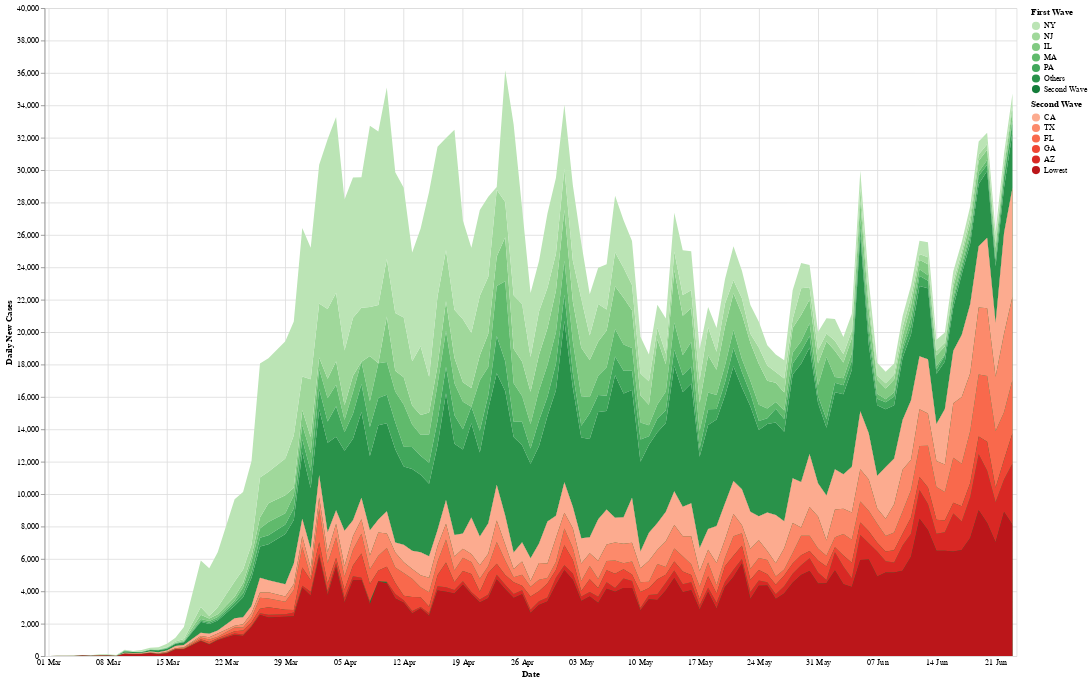

The cell this chart's notebook holds for it:
### Code cell
root=state_data('US')
source = root[root['Date'] == root.Date.max()]
for var in source['State'].unique():
    values = root[root['State'] == var].sort_values('Date').tail(21)[['Confirmed', 'Confirmed_New']]
    slope, intercept, r_value, p_value, std_err = stats.linregress(values.Confirmed, values.Confirmed_New)
    source.loc[source['State'] == var, 'Slope'] = 'Positive' if slope > 0 else 'Negative'
source = source[['State', 'Slope']]
data = root.merge(source, how='left', on='State')

data = data.drop(data[data['Date'] == '03-28-2020'].index)
data = data.drop(data[data['Date'] == '03-22-2020'].index)
data = data.drop(data[data['Date'] == '03-18-2020'].index)
data = data[data['Date'] >= '03-01-2020']

limit=5

# Negative wave
neg = data[data.Slope == 'Negative']
neg_order = neg[neg.Date == neg.Date.max()][['State', 'Confirmed']]
neg_order = neg_order.append(pnd.DataFrame(data={'State': ['Others', 'Second Wave'], 'Confirmed': [1, 0]}), ignore_index=True)
neg_order = neg_order.sort_values('Confirmed', ascending=False)
neg_top = neg_order['State'].values.tolist()
nd = neg[neg['State'].isin(neg_top[:limit])]
others = neg[neg['State'].isin(neg_top[limit:])].groupby('Date', as_index=False).sum()
others.insert(0, 'State', 'Others')
nd = nd.append(others, ignore_index=True)

pos = data[data.Slope == 'Positive']
# Transparent lower part
pos_agg = pos.groupby('Date', as_index=False).sum()
pos_agg.insert(0, 'State', 'Second Wave')
nd = nd.append(pos_agg, ignore_index=True)

neg_selection = alt.selection_multi(fields=['State'], bind='legend')
neg_chart = alt.Chart(nd).mark_area().encode(
        alt.X('Date:T', axis=alt.Axis(domain=False, format='%d %b', tickSize=0)),
        alt.Y('Confirmed_New:Q', axis=alt.Axis(title='Daily New Cases'), scale=alt.Scale(domain=(0, 40000))),
        alt.Color('State:N', scale=alt.Scale(scheme='greens'), sort=neg_top[:limit], title='First Wave'),
        order=alt.Order('sort:Q'),
        opacity=alt.condition(neg_selection, alt.value(1), alt.value(0.3)),
        tooltip=alt.Tooltip(['Date:T', 'State', 'Confirmed_New'])
    ).transform_lookup(
        lookup='State',
        from_=alt.LookupData(neg_order, 'State', ['Confirmed']),
        as_=['sort']
    ).add_selection(neg_selection)

# Positive wave
pos_order = pos[pos.Date == neg.Date.max()].sort_values('Confirmed', ascending=False)
pos_top = pos_order['State'].values.tolist()
pd = pos[pos['State'].isin(pos_top[:limit])]
others = pos[pos['State'].isin(pos_top[limit:])].groupby('Date', as_index=False).sum()
others.insert(0, 'State', 'Lowest')
pd = pd.append(others, ignore_index=True)

pos_selection = alt.selection_multi(fields=['State'], bind='legend')
pos_chart = alt.Chart(pd).mark_area().encode(
        alt.X('Date:T', axis=alt.Axis(domain=False, format='%d %b', tickSize=0)),
        alt.Y('Confirmed_New:Q', axis=alt.Axis(title='Daily New Cases')),
        alt.Color('State:N', scale=alt.Scale(scheme='reds'), sort=pos_top[:limit], title='Second Wave'),
        order=alt.Order('sort:Q'),
        opacity=alt.condition(pos_selection, alt.value(1), alt.value(0.3)),
        tooltip=alt.Tooltip(['Date:T', 'State', 'Confirmed_New'])
    ).transform_lookup(
        lookup='State',
        from_=alt.LookupData(pos_order, 'State', ['Confirmed']),
        as_=['sort']
    ).add_selection(pos_selection)

# Ratio of Postitive and Negative
ratios = data.groupby(['Date', 'Slope'], as_index=False).sum()[['Date', 'Slope', 'Confirmed_New']]
ratios = ratios.pivot_table(index='Date', columns='Slope', values='Confirmed_New', aggfunc=np.sum)
ratios['Negative_Pct'] = ratios.Negative /(ratios.Negative + ratios.Positive) * 100
ratios['Positive_Pct'] = ratios.Positive /(ratios.Negative + ratios.Positive) * 100
ratios.reset_index(level=0, inplace=True)
agg = ratios.melt(id_vars=['Date'], value_vars=['Positive', 'Negative'], var_name='Slope', value_name='Confirmed_New')
agg_pct = ratios.melt(id_vars=['Date'], value_vars=['Positive_Pct', 'Negative_Pct'], var_name='Slope', value_name='Percent')
agg_pct['Slope'].replace({'Positive_Pct': 'Positive', 'Negative_Pct': 'Negative'}, inplace=True)
agg = agg.merge(agg_pct, on=['Date', 'Slope'])

selection = alt.selection_single(fields=['Date'], empty='none', nearest=True, on='mouseover')

bar = alt.Chart(agg).mark_bar().encode(
    alt.X('Date:T'),
    alt.Y('Confirmed_New:Q', stack='zero'),
    alt.Color('Slope:N', scale=alt.Scale(domain=['Positive', 'Negative'], range=['white', 'black']), legend=None),
    size=alt.condition(selection, alt.value(2), alt.value(0))
).add_selection(selection)

text = alt.Chart(agg).mark_text(dx=-15, dy=10, color='red').encode(
    alt.X('Date:T'),
    alt.Y('Confirmed_New:Q', stack='zero'),
    alt.Color('Slope:N', scale=alt.Scale(domain=['Positive', 'Negative'], range=['white', 'black']), legend=None),
    text=alt.Text('label:N'),
    size=alt.condition(selection, alt.value(12), alt.value(0))
).transform_calculate(label=f'format(datum.Percent, ".0f") + "%"')

(neg_chart + pos_chart + bar + text).properties(width=1200, height=800).resolve_scale(color='independent').save('wave.html')
(neg_chart + pos_chart + bar + text).properties(width=1200, height=800).resolve_scale(color='independent').interactive()#.properties(width=608, height=385).save('wave.png', scale_factor=3.0)

### Figure 1 — Vega-Lite specification as saved in the notebook (floating-point values rounded to 4 significant figures; data arrays with more than 128 entries replaced by an {"elided": "..."} marker saying what was removed)
{"config": {"view": {"continuousWidth": 400, "continuousHeight": 300}}, "layer": [{"data": {"name": "data-257c80699a11f82c74a33ac68495e4f8"}, "mark": "area", "encoding": {"color": {"type": "nominal", "field": "State", "scale": {"scheme": "greens"}, "sort": ["NY", "NJ", "IL", "MA", "PA"], "title": "First Wave"}, "opacity": {"condition": {"value": 1, "selection": "selector001"}, "value": 0.3}, "order": {"type": "quantitative", "field": "sort"}, "tooltip": [{"type": "temporal", "field": "Date"}, {"type": "nominal", "field": "State"}, {"type": "quantitative", "field": "Confirmed_New"}], "x": {"type": "temporal", "axis": {"domain": false, "format": "%d %b", "tickSize": 0}, "field": "Date"}, "y": {"type": "quantitative", "axis": {"title": "Daily New Cases"}, "field": "Confirmed_New", "scale": {"domain": [0, 40000]}}}, "selection": {"selector001": {"type": "multi", "fields": ["State"], "bind": "legend"}, "selector004": {"type": "interval", "bind": "scales", "encodings": ["x", "y"]}}, "transform": [{"lookup": "State", "as": ["sort"], "from": {"data": {"name": "data-a618db27ab35518257a52a2989cf1004"}, "key": "State", "fields": ["Confirmed"]}}]}, {"data": {"name": "data-ae57110411640f7f9205d9954f403b45"}, "mark": "area", "encoding": {"color": {"type": "nominal", "field": "State", "scale": {"scheme": "reds"}, "sort": ["CA", "TX", "FL", "GA", "AZ"], "title": "Second Wave"}, "opacity": {"condition": {"value": 1, "selection": "selector002"}, "value": 0.3}, "order": {"type": "quantitative", "field": "sort"}, "tooltip": [{"type": "temporal", "field": "Date"}, {"type": "nominal", "field": "State"}, {"type": "quantitative", "field": "Confirmed_New"}], "x": {"type": "temporal", "axis": {"domain": false, "format": "%d %b", "tickSize": 0}, "field": "Date"}, "y": {"type": "quantitative", "axis": {"title": "Daily New Cases"}, "field": "Confirmed_New"}}, "selection": {"selector002": {"type": "multi", "fields": ["State"], "bind": "legend"}}, "transform": [{"lookup": "State", "as": ["sort"], "from": {"data": {"name": "data-07663fc3d26e1fe50ea80a0f5b1d8b39"}, "key": "State", "fields": ["Confirmed"]}}]}, {"data": {"name": "data-96d81f6e59236ac5f8cf6ff19969ecd8"}, "mark": "bar", "encoding": {"color": {"type": "nominal", "field": "Slope", "legend": null, "scale": {"domain": ["Positive", "Negative"], "range": ["white", "black"]}}, "size": {"condition": {"value": 2, "selection": "selector003"}, "value": 0}, "x": {"type": "temporal", "field": "Date"}, "y": {"type": "quantitative", "field": "Confirmed_New", "stack": "zero"}}, "selection": {"selector003": {"type": "single", "fields": ["Date"], "empty": "none", "nearest": true, "on": "mouseover"}}}, {"data": {"name": "data-96d81f6e59236ac5f8cf6ff19969ecd8"}, "mark": {"type": "text", "color": "red", "dx": -15, "dy": 10}, "encoding": {"color": {"type": "nominal", "field": "Slope", "legend": null, "scale": {"domain": ["Positive", "Negative"], "range": ["white", "black"]}}, "size": {"condition": {"value": 12, "selection": "selector003"}, "value": 0}, "text": {"type": "nominal", "field": "label"}, "x": {"type": "temporal", "field": "Date"}, "y": {"type": "quantitative", "field": "Confirmed_New", "stack": "zero"}}, "transform": [{"calculate": "format(datum.Percent, \".0f\") + \"%\"", "as": "label"}]}], "height": 800, "resolve": {"scale": {"color": "independent"}}, "width": 1200, "$schema": "https://vega.github.io/schema/vega-lite/v4.0.2.json", "datasets": {"data-257c80699a11f82c74a33ac68495e4f8": {"elided": "774 records"}, "data-a618db27ab35518257a52a2989cf1004": [{"State": "NY", "Confirmed": 389100.0}, {"State": "NJ", "Confirmed": 169700.0}, {"State": "IL", "Confirmed": 137800.0}, {"State": "MA", "Confirmed": 107400.0}, {"State": "PA", "Confirmed": 87210.0}, {"State": "MI", "Confirmed": 68200.0}, {"State": "MD", "Confirmed": 65010.0}, {"State": "VA", "Confirmed": 58990.0}, {"State": "CT", "Confirmed": 45900.0}, {"State": "IN", "Confirmed": 42870.0}, {"State": "MN", "Confirmed": 33470.0}, {"State": "CO", "Confirmed": 30880.0}, {"State": "IA", "Confirmed": 26470.0}, {"State": "WI", "Confirmed": 25330.0}, {"State": "NE", "Confirmed": 18100.0}, {"State": "RI", "Confirmed": 16530.0}, {"State": "KY", "Confirmed": 14140.0}, {"State": "NM", "Confirmed": 10840.0}, {"State": "DC", "Confirmed": 10090.0}, {"State": "PR", "Confirmed": 6685.0}, {"State": "SD", "Confirmed": 6353.0}, {"State": "NH", "Confirmed": 5571.0}, {"State": "ND", "Confirmed": 3320.0}, {"State": "ME", "Confirmed": 2996.0}, {"State": "VT", "Confirmed": 1164.0}, {"State": "AK", "Confirmed": 760.0}, {"State": "Cruise Ship", "Confirmed": 152.0}, {"State": "MP", "Confirmed": 30.0}, {"State": "Others", "Confirmed": 1.0}, {"State": "Recovered", "Confirmed": 0.0}, {"State": "Second Wave", "Confirmed": 0.0}], "data-ae57110411640f7f9205d9954f403b45": {"elided": "669 records"}, "data-07663fc3d26e1fe50ea80a0f5b1d8b39": [{"State": "CA", "Date": "06-23-2020", "Confirmed": 191500.0, "Deaths": 5626.0, "Recovered": 0.0, "Confirmed_New": 6712.0, "Deaths_New": 60.0, "Recovered_New": 0.0, "Active": 185900.0, "Slope": "Positive"}, {"State": "TX", "Date": "06-23-2020", "Confirmed": 122900.0, "Deaths": 2236.0, "Recovered": 0.0, "Confirmed_New": 5142.0, "Deaths_New": 29.0, "Recovered_New": 0.0, "Active": 120700.0, "Slope": "Positive"}, {"State": "FL", "Date": "06-23-2020", "Confirmed": 103500.0, "Deaths": 3238.0, "Recovered": 0.0, "Confirmed_New": 3286.0, "Deaths_New": 65.0, "Recovered_New": 0.0, "Active": 100300.0, "Slope": "Positive"}, {"State": "GA", "Date": "06-23-2020", "Confirmed": 67810.0, "Deaths": 2695.0, "Recovered": 0.0, "Confirmed_New": 1882.0, "Deaths_New": 47.0, "Recovered_New": 0.0, "Active": 65120.0, "Slope": "Positive"}, {"State": "AZ", "Date": "06-23-2020", "Confirmed": 58380.0, "Deaths": 1396.0, "Recovered": 0.0, "Confirmed_New": 3779.0, "Deaths_New": 45.0, "Recovered_New": 0.0, "Active": 56980.0, "Slope": "Positive"}, {"State": "NC", "Date": "06-23-2020", "Confirmed": 54640.0, "Deaths": 1296.0, "Recovered": 0.0, "Confirmed_New": 675.0, "Deaths_New": 18.0, "Recovered_New": 0.0, "Active": 53340.0, "Slope": "Positive"}, {"State": "LA", "Date": "06-23-2020", "Confirmed": 51600.0, "Deaths": 3134.0, "Recovered": 0.0, "Confirmed_New": 1356.0, "Deaths_New": 17.0, "Recovered_New": 0.0, "Active": 48460.0, "Slope": "Positive"}, {"State": "OH", "Date": "06-23-2020", "Confirmed": 46130.0, "Deaths": 2735.0, "Recovered": 0.0, "Confirmed_New": 590.0, "Deaths_New": 31.0, "Recovered_New": 0.0, "Active": 43390.0, "Slope": "Positive"}, {"State": "TN", "Date": "06-23-2020", "Confirmed": 36300.0, "Deaths": 542.0, "Recovered": 0.0, "Confirmed_New": 750.0, "Deaths_New": 11.0, "Recovered_New": 0.0, "Active": 35760.0, "Slope": "Positive"}, {"State": "AL", "Date": "06-23-2020", "Confirmed": 31100.0, "Deaths": 864.0, "Recovered": 0.0, "Confirmed_New": 643.0, "Deaths_New": 23.0, "Recovered_New": 0.0, "Active": 30230.0, "Slope": "Positive"}, {"State": "WA", "Date": "06-23-2020", "Confirmed": 29390.0, "Deaths": 1284.0, "Recovered": 0.0, "Confirmed_New": 516.0, "Deaths_New": 8.0, "Recovered_New": 0.0, "Active": 28100.0, "Slope": "Positive"}, {"State": "SC", "Date": "06-23-2020", "Confirmed": 26570.0, "Deaths": 673.0, "Recovered": 0.0, "Confirmed_New": 906.0, "Deaths_New": 14.0, "Recovered_New": 0.0, "Active": 25900.0, "Slope": "Positive"}, {"State": "MS", "Date": "06-23-2020", "Confirmed": 22900.0, "Deaths": 989.0, "Recovered": 0.0, "Confirmed_New": 569.0, "Deaths_New": 11.0, "Recovered_New": 0.0, "Active": 21910.0, "Slope": "Positive"}, {"State": "MO", "Date": "06-23-2020", "Confirmed": 19000.0, "Deaths": 976.0, "Recovered": 0.0, "Confirmed_New": 413.0, "Deaths_New": 6.0, "Recovered_New": 0.0, "Active": 18030.0, "Slope": "Positive"}, {"State": "UT", "Date": "06-23-2020", "Confirmed": 18300.0, "Deaths": 163.0, "Recovered": 0.0, "Confirmed_New": 394.0, "Deaths_New": 5.0, "Recovered_New": 0.0, "Active": 18140.0, "Slope": "Positive"}, {"State": "AR", "Date": "06-23-2020", "Confirmed": 16680.0, "Deaths": 237.0, "Recovered": 0.0, "Confirmed_New": 595.0, "Deaths_New": 10.0, "Recovered_New": 0.0, "Active": 16440.0, "Slope": "Positive"}, {"State": "NV", "Date": "06-23-2020", "Confirmed": 13530.0, "Deaths": 489.0, "Recovered": 0.0, "Confirmed_New": 0.0, "Deaths_New": 0.0, "Recovered_New": 0.0, "Active": 13040.0, "Slope": "Positive"}, {"State": "KS", "Date": "06-23-2020", "Confirmed": 12540.0, "Deaths": 260.0, "Recovered": 0.0, "Confirmed_New": 109.0, "Deaths_New": 2.0, "Recovered_New": 0.0, "Active": 12280.0, "Slope": "Positive"}, {"State": "OK", "Date": "06-23-2020", "Confirmed": 11030.0, "Deaths": 371.0, "Recovered": 0.0, "Confirmed_New": 297.0, "Deaths_New": 2.0, "Recovered_New": 0.0, "Active": 10660.0, "Slope": "Positive"}, {"State": "DE", "Date": "06-23-2020", "Confirmed": 10850.0, "Deaths": 504.0, "Recovered": 0.0, "Confirmed_New": 27.0, "Deaths_New": 69.0, "Recovered_New": 0.0, "Active": 10340.0, "Slope": "Positive"}, {"State": "OR", "Date": "06-23-2020", "Confirmed": 7274.0, "Deaths": 192.0, "Recovered": 0.0, "Confirmed_New": 191.0, "Deaths_New": 0.0, "Recovered_New": 0.0, "Active": 7082.0, "Slope": "Positive"}, {"State": "ID", "Date": "06-23-2020", "Confirmed": 4254.0, "Deaths": 89.0, "Recovered": 0.0, "Confirmed_New": 0.0, "Deaths_New": 0.0, "Recovered_New": 0.0, "Active": 4165.0, "Slope": "Positive"}, {"State": "WV", "Date": "06-23-2020", "Confirmed": 2593.0, "Deaths": 92.0, "Recovered": 0.0, "Confirmed_New": 41.0, "Deaths_New": 3.0, "Recovered_New": 0.0, "Active": 2501.0, "Slope": "Positive"}, {"State": "WY", "Date": "06-23-2020", "Confirmed": 1254.0, "Deaths": 20.0, "Recovered": 0.0, "Confirmed_New": 24.0, "Deaths_New": 0.0, "Recovered_New": 0.0, "Active": 1234.0, "Slope": "Positive"}, {"State": "HI", "Date": "06-23-2020", "Confirmed": 819.0, "Deaths": 17.0, "Recovered": 0.0, "Confirmed_New": 3.0, "Deaths_New": 0.0, "Recovered_New": 0.0, "Active": 802.0, "Slope": "Positive"}, {"State": "MT", "Date": "06-23-2020", "Confirmed": 743.0, "Deaths": 21.0, "Recovered": 0.0, "Confirmed_New": 9.0, "Deaths_New": 0.0, "Recovered_New": 0.0, "Active": 722.0, "Slope": "Positive"}, {"State": "GU", "Date": "06-23-2020", "Confirmed": 225.0, "Deaths": 5.0, "Recovered": 0.0, "Confirmed_New": 3.0, "Deaths_New": 0.0, "Recovered_New": 0.0, "Active": 220.0, "Slope": "Positive"}, {"State": "VI", "Date": "06-23-2020", "Confirmed": 76.0, "Deaths": 6.0, "Recovered": 0.0, "Confirmed_New": 0.0, "Deaths_New": 0.0, "Recovered_New": 0.0, "Active": 70.0, "Slope": "Positive"}], "data-96d81f6e59236ac5f8cf6ff19969ecd8": {"elided": "224 records"}}}
